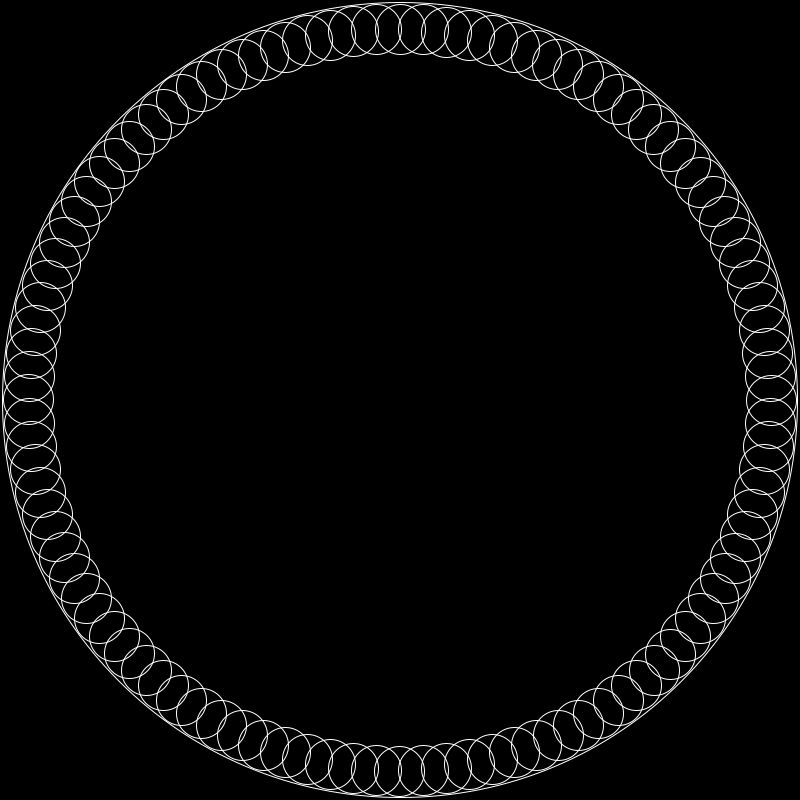
Frame 1 (no input)
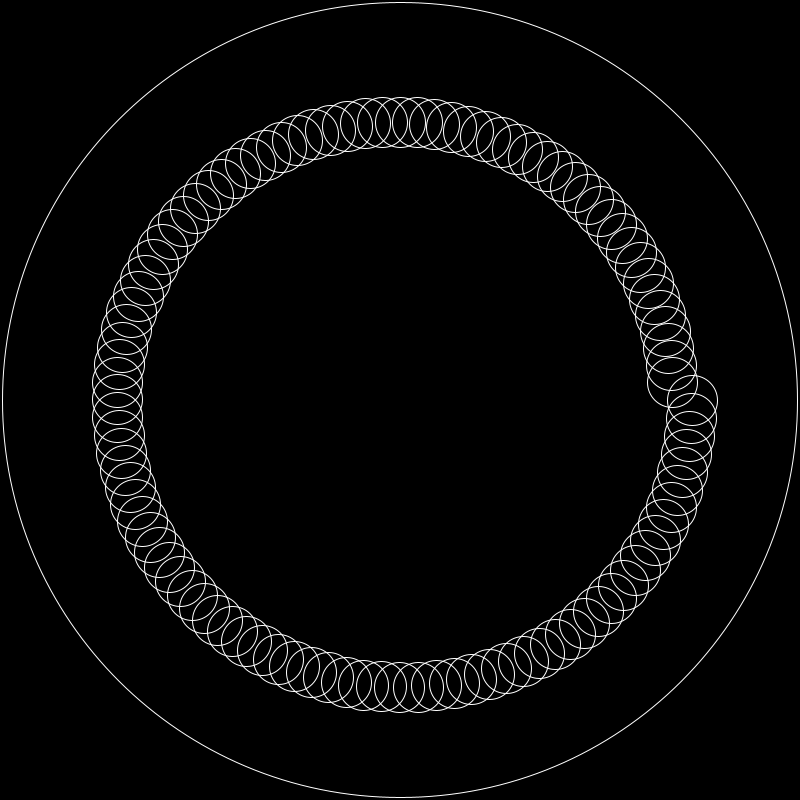
Frame 60 (the mouse pressed at the canvas centre just before this capture)
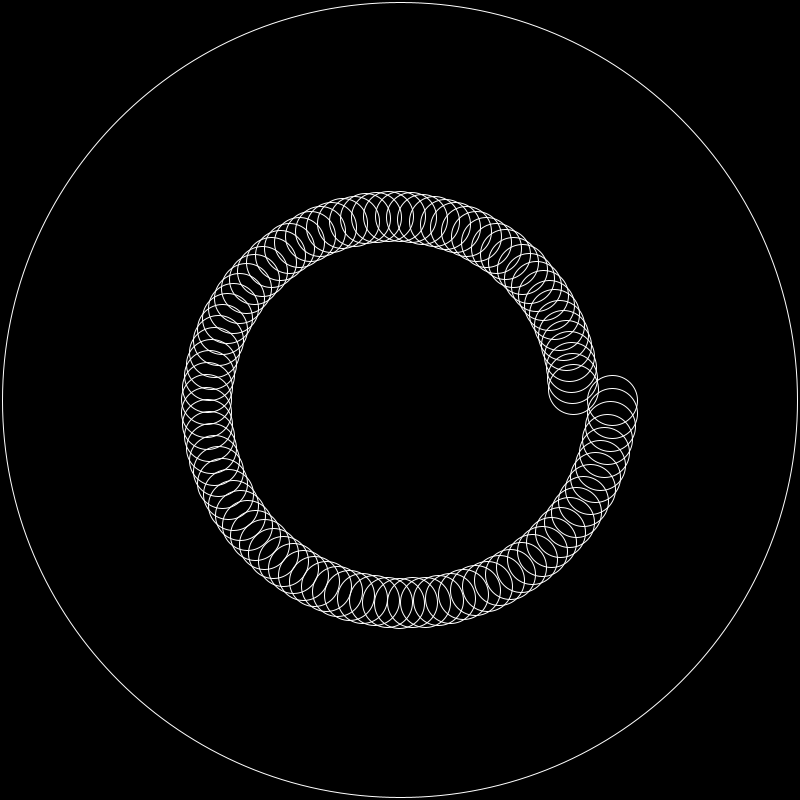
Frame 120 (the mouse held since frame 60 and released just before this capture)

The Processing sketch that drew these frames (run headless with seeded random() and noise(); from frame 60 on, the mouse is pressed at the canvas centre):

// Processing sketch: Circle_metronome
// ── Circle_metronome.pde
final float BALL_DIAMETER = 50;
final int BALL_COUNT = 100;
float circleX, circleY, circleDiameter;
BALL[] balls = new BALL[BALL_COUNT];

void setup()
{
  size(800, 800);
  stroke(255);
  frameRate(60);
  noFill();
  circleX = width / 2;
  circleY = height / 2;
  circleDiameter = min(width, height) - 5;
  for(int i = 0; i < BALL_COUNT; i++)
    balls[i] = new BALL(map(i, 0, BALL_COUNT, 1.33, 1.66), i * TWO_PI / BALL_COUNT);
}

void draw()
{
  background(0);
  circle(circleX, circleY, circleDiameter);
  for(int i = 0; i < BALL_COUNT; i++)
  {
    balls[i].move();
    if(balls[i].checkCollision() == true)
      balls[i].changeDirection();
    balls[i].display();
  }
}

// ── ball.pde
class BALL
{
  float x, y, xVel, yVel;
  
  BALL(float tVel, float angle)
  {
    x = (circleDiameter - BALL_DIAMETER) / 2 * cos(angle) + circleX;
    y = (circleDiameter - BALL_DIAMETER) / 2 * sin(angle) + circleY;
    xVel = -tVel * cos(angle);
    yVel = -tVel * sin(angle);
  }
  
  void display()
  {
    circle(x, y, BALL_DIAMETER);
  }
  
  void move()
  {
    x += xVel;
    y += yVel;
  }
  
  void changeDirection()
  {
    xVel *= -1;
    yVel *= -1;
  }
  
  boolean checkCollision()
  {
    if(dist(circleX, circleY, x, y) >= circleDiameter / 2 - BALL_DIAMETER / 2)
      return true;
    return false;
  }
}
